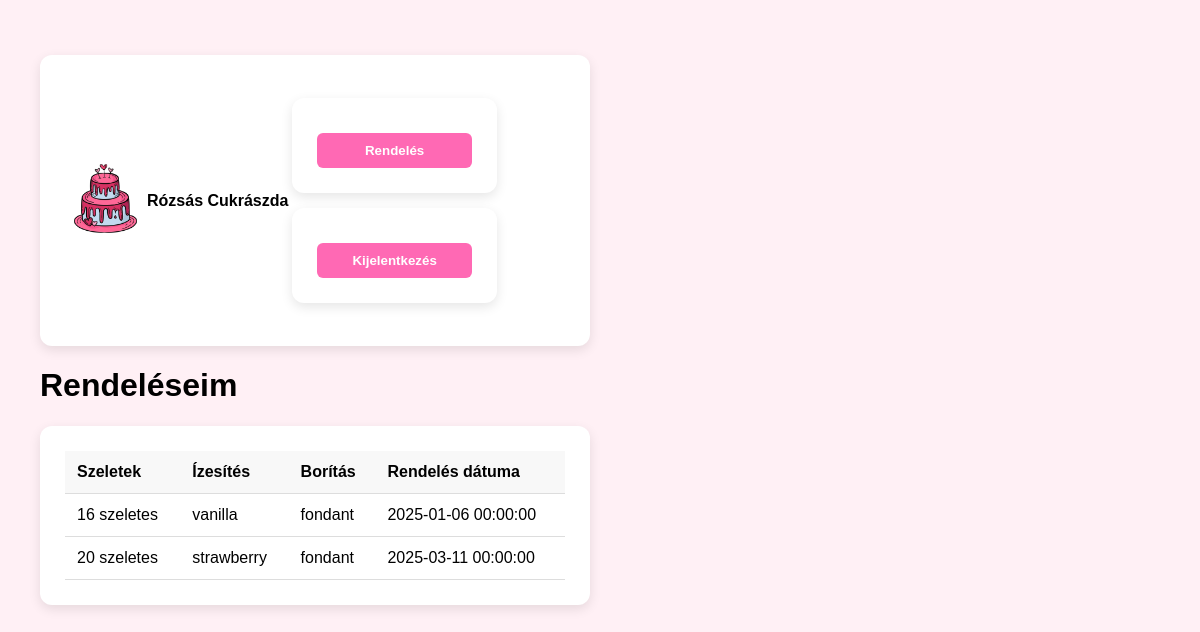
/dashboard.php (signed in), run on the app's committed database.
### tables this page shows
CREATE TABLE orders (
    id INT AUTO_INCREMENT PRIMARY KEY,
    user_id INT,
    slice VARCHAR(50),
    shape VARCHAR(50),
    flavor VARCHAR(50),
    cream VARCHAR(50),
    icing VARCHAR(50),
    decor VARCHAR(50),
    order_date TIMESTAMP DEFAULT CURRENT_TIMESTAMP,
    FOREIGN KEY(user_id) REFERENCES users(id)
);

### dashboard.php (the view, shortened to what this page needs)
<?php
require 'db.php';
?>
<!DOCTYPE html>
<html lang="en">
<head>
    <link href="styles.css" rel="stylesheet">
</head>
<body>
    <div class="header">
        <header>
            <table>
                <th>
                    <img src="cake.png" style="height: 75px;">
                </th>
                <th>
                    <p>Rózsás Cukrászda</p>
                </th>
                <th>
                    <?php if (isset($_SESSION['loggedin']) && $_SESSION['loggedin'] === true): ?>
                            <form action="index.php" method="get">
                                <button type="submit">Rendelés</button>
                            </form>
                            <form action="logout.php" method="post">
                                <button type="submit">Kijelentkezés</button>
                            </form>
                        <?php else: ?>
                            <form action="login.php" method="get">
                                <button type="submit">Belépés</button>
                            </form>
                        <?php endif; ?>
                </th>
            </table>
        </header>
    </div>
    <h1>Rendeléseim</h1>
    <div id="order-table">
    <table>
        <thead>
            <tr>
                <th>Szeletek</th>
                <th>Ízesítés</th>
                <th>Borítás</th>
                <th>Rendelés dátuma</th>
            </tr>
        </thead>
        <tbody>
        <?php
        $user_id = $_SESSION['user_id'];
        $result = $conn->query("SELECT * FROM orders WHERE user_id = $user_id");
        if ($result->num_rows > 0) {
            while ($row = $result->fetch_assoc()) {
                echo "<tr>
                        <td>{$row['slice']} szeletes</td>
                        <td>{$row['flavor']}</td>
                        <td>{$row['icing']}</td>
                        <td>{$row['order_date']}</td>
                      </tr>";
            }
        } else {
            echo "<tr><td colspan='4'>Nincsenek rendelések</td></tr>";
        }
        ?>
        </tbody>
    </table>
</div>
</body>
</html>

### styles.css (style rules this page uses)
body { font-family: Arial, sans-serif; background-color: #fff0f5; padding: 40px; min-height: 100vh; margin: 0; }
form, header, #order-table, .login-container { background: white; padding: 25px; margin: 15px 0; border-radius: 12px; box-shadow: 0 4px 12px rgba(0, 0, 0, 0.1); width: 100%; max-width: 500px; }
#order-table table { width: 100%; border-collapse: collapse; }
#order-table td, #order-table th { padding: 12px; text-align: left; border-bottom: 1px solid #ddd; }
#order-table thead { background-color: #f8f8f8; font-weight: bold; }
select, input, button { margin-top: 10px; padding: 10px; width: 100%; border-radius: 6px; border: 1px solid #ddd; box-sizing: border-box; }
button { background-color: #ff69b4; color: white; font-weight: bold; border: none; cursor: pointer; transition: background-color 0.3s; }

### data on the page
orders: slice "16", flavor "vanilla", icing "fondant", order_date "2025-01-06 00:00:00"
orders: slice "20", flavor "strawberry", icing "fondant", order_date "2025-03-11 00:00:00"
